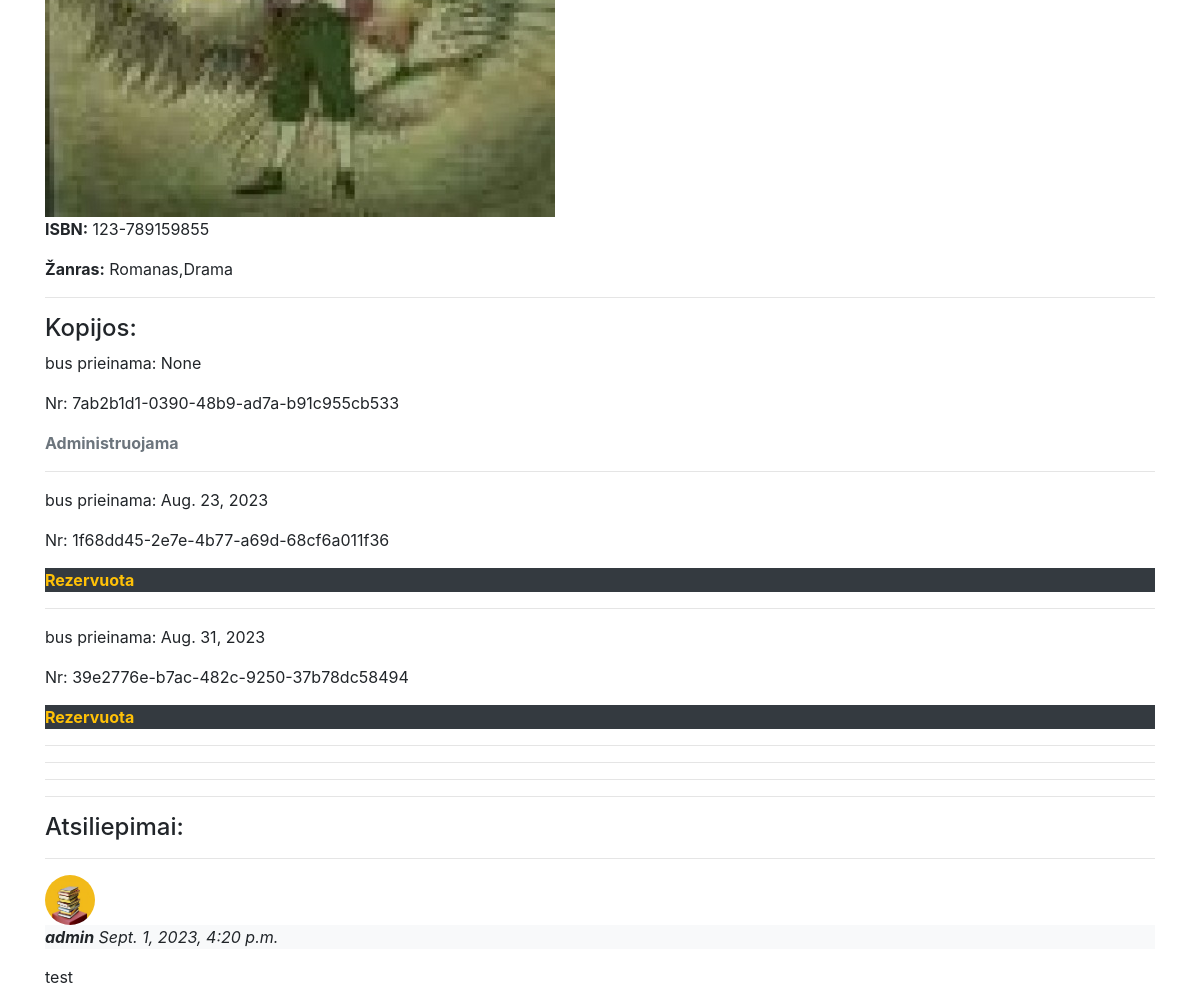
The page /library/books/1 (lower part) on the database as committed earlier.
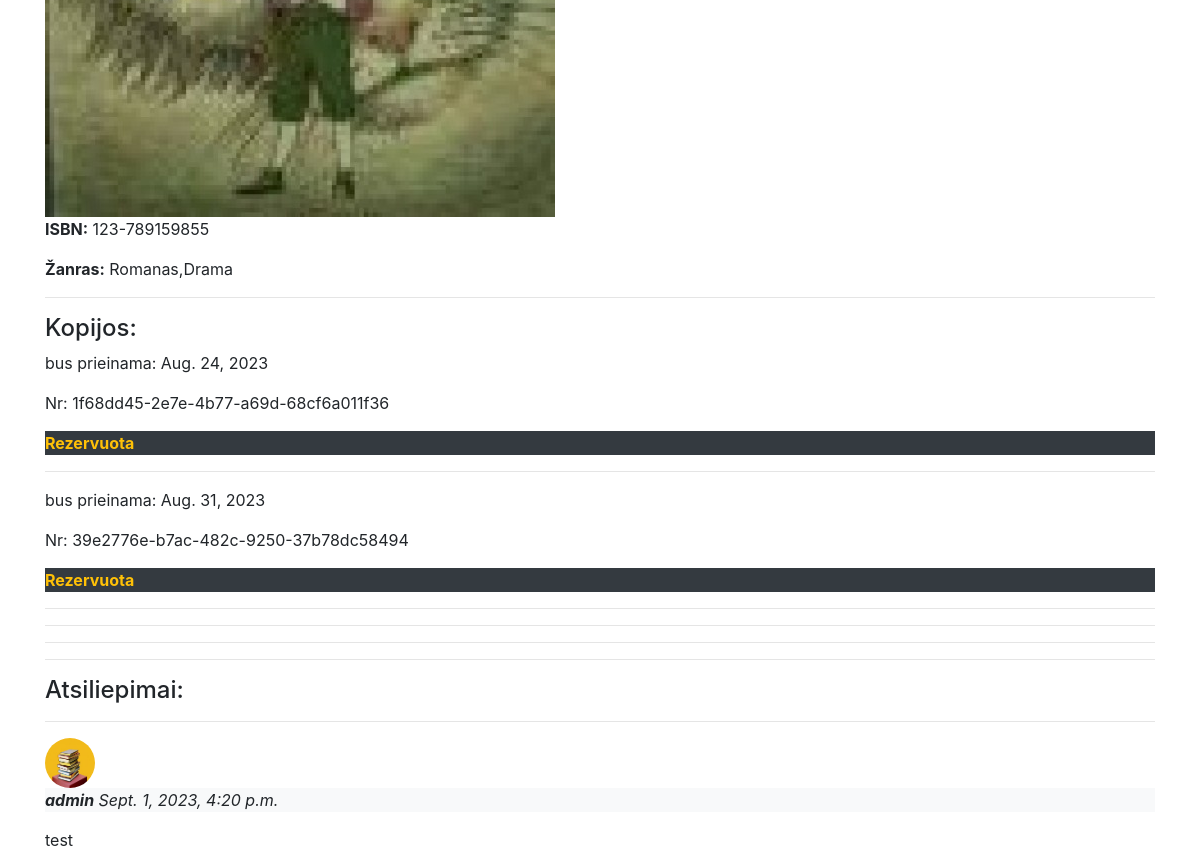
The same page on the database as committed later.
### library/models.py (models this page shows, shortened)
class BookInstance(models.Model):
    id = models.UUIDField(primary_key=True, default=uuid.uuid4)
    book = models.ForeignKey('Book', on_delete=models.CASCADE, related_name='bookinstance_set')
    due_back = models.DateField('Bus prieinama', null=True, blank=True)
    LOAN_STATUS = (
        ('a', 'Administruojama'),
        ('p', 'Paimta'),
        ('g', 'Galima paimti'),
        ('r', 'Rezervuota')
    )
    status = models.CharField(
        max_length=1,
        choices=LOAN_STATUS,
        blank=True,
        default='a',
        help_text='Kopijos statusas'
    )
    reader = models.ForeignKey(User, on_delete=models.SET_NULL, null=True, blank=True)
    class Meta:
        ordering = ['due_back']

class BookReview(models.Model):
    content = models.TextField('Atsiliepimas', max_length=2000)
    date_created = models.DateTimeField(auto_now_add=True)
    book = models.ForeignKey('Book', on_delete=models.CASCADE, related_name='bookreview_set', blank=True)
    reviewer = models.ForeignKey(User, on_delete=models.SET_NULL, null=True, blank=True)

class Profilis(models.Model):
    user = models.OneToOneField(User,on_delete=models.CASCADE, blank=True)
    nuotrauka = models.ImageField(default='default.png', upload_to='profile_pics')

### library/views.py (the view, shortened to what this page needs)
# urls.py: path('books/<int:pk>', views.BookDetailView.as_view(), name='book-one'),
class BookDetailView(generic.edit.FormMixin, generic.DetailView):
    model = Book
    context_object_name = 'book'
    template_name = 'book_detail.html'
    form_class = BookReviewForm

### library/models.py (called while the page is built)
    def __str__(self):
        return f'{self.last_name}  {self.first_name}'

    def __str__(self):
        return self.name

### library/templates/book_detail.html (shortened to what this page needs)
{% extends "base.html" %} {% block content %}
{% load static %}
{% if book.cover %}
<img src="{{ book.cover.url }}">
{% endif %}
<p><strong>ISBN:</strong> {{ book.isbn }} </p>
<p><strong>Žanras:</strong> {{ book.genre.all|join:',' }} </p>
<hr/>
{% if book.bookinstance_set.all %}
<h4>Kopijos: </h4>
    {% for copy in book.bookinstance_set.all %}
        <p>bus prieinama: {{copy.due_back}}  </p>
        <p>Nr: {{ copy.id }}</p>
        <p class="{% if copy.status == 'p' %} text-danger
                  {% elif copy.status == 'g' %} text-success
                  {% elif copy.status == 'a' %} text-muted
                  {% else %} text-warning bg-dark
                  {% endif %}">
            <strong>{{ copy.get_status_display }}</strong></p>
<hr/>
    {% endfor %}
{% else %}
    <p>Leidinio kopijų bibliotekoje nėra</p>
{% endif %}
<hr/>
<hr/>
<hr/>
<h4>Atsiliepimai:</h4>
{% if book.bookreview_set.all %}
    {% for review_o in book.bookreview_set.all %}
        <hr/>
<img class="img-fluid rounded-circle" src = "{{ review_o.reviewer.profilis.nuotrauka.url }}" style="width: 50px; height: 50px;"/>
<p class="bg-light"><em><strong>{{ review_o.reviewer }}</strong> {{ review_o.date_created }}</em></p>
        <p>{{ review_o.content }}</p>
    {% endfor %}
{% else %}
    <p>knyga atsiliepimų neturi...</p>
{% endif %}
{% endblock %}

Rows that differ between the two databases and show on the page:
removed BookInstance: due_back "None", id "7ab2b1d1-0390-48b9-ad7a-b91c955cb533", status "Administruojama"
changed BookInstance "1f68dd45-2e7e-4b77-a69d-68cf6a011f36": due_back "Aug. 23, 2023" → "Aug. 24, 2023"
